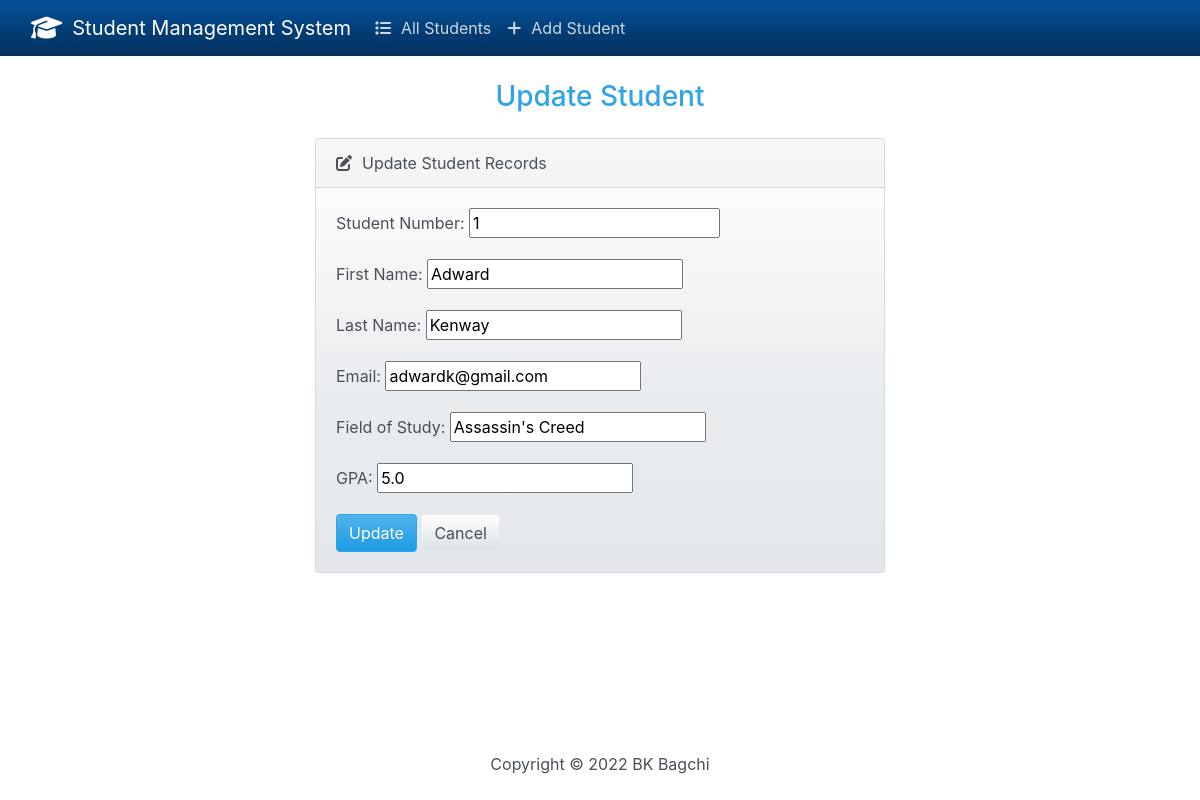
Page /edit/1/ on the committed database.
### students/models.py (models this page shows, shortened)
class Student(models.Model):
    student_number = models.PositiveBigIntegerField()
    first_name = models.CharField(max_length=50)
    last_name = models.CharField(max_length=50)
    email = models.EmailField(max_length=100)
    field_of_study = models.CharField(max_length=50)
    gpa = models.FloatField()

### students/views.py (the view)
# urls.py: path('edit/<int:id>/', views.edit, name='edit'),
def edit(request, id):
    if request.method == 'POST':
        student = Student.objects.get(pk=id)
        form = StudentForm(request.POST, instance=student)
        if form.is_valid():
            form.save()
            return render(request, 'students/edit.html', {'form': form, 'success': True})
    else:
        student = Student.objects.get(pk=id)
        form = StudentForm(instance=student)
    return render(request, 'students/edit.html', {'form': form})

### students/forms.py
class StudentForm(forms.ModelForm):
    class Meta:
        model = Student
        fields = '__all__'
        labels = {
            'student_number': 'Student Number',
            'first_name': 'First Name',
            'last_name': 'Last Name',
            'email': 'Email',
            'field_of_study': 'Field of Study',
            'gpa': 'GPA',
        }
        widget = {
            'student_number': forms.NumberInput(attrs={'class': 'form-control'}),
            'first_name': forms.TextInput(attrs={'class': 'form-control'}),
            'last_name': forms.TextInput(attrs={'class': 'form-control'}),
            'email': forms.EmailInput(attrs={'class': 'form-control'}),
            'field_of_study': forms.TextInput(attrs={'class': 'form-control'}),
            'gpa': forms.NumberInput(attrs={'class': 'form-control'}),
        }

### students/templates/students/edit.html (shortened to what this page needs)
{% extends 'students/base.html' %}
{% block body %}
    <h3 class="text-center m-4">Update Student</h3>
    {% if success %}
        <div class="alert alert-success" role= "alert">
            <p>The student has been updated successfully.</p>
            <a href="{% url 'index' %}" class="alert-link">Go to Home Page</a>
        </div>
    {% else %}
        <div class="row justify-content-center">
            <div class="col-6">
                <div class="card bg-light mb-3">
                    <div class="card-header">
                        <i class="fa-solid fa-pen-to-square" style="margin-right: 10px;"></i>Update Student Records
                    </div>
                    <div class="card-body">
                      <form action="" method="POST">
                        {{ form.as_p }}
                        <button type="submit" class="btn btn-primary">Update</button>
                        <a href="{% url 'index'%}" class="btn btn-secondary">Cancel</a>
                      </form>
                    </div>
                  </div>
            </div>
        </div>
    {% endif %}
{% endblock %}

### rows in the picture
Student: student_number "1", first_name "Adward", last_name "Kenway", email "adwardk@gmail.com", field_of_study "Assassin's Creed", gpa "5.0"
